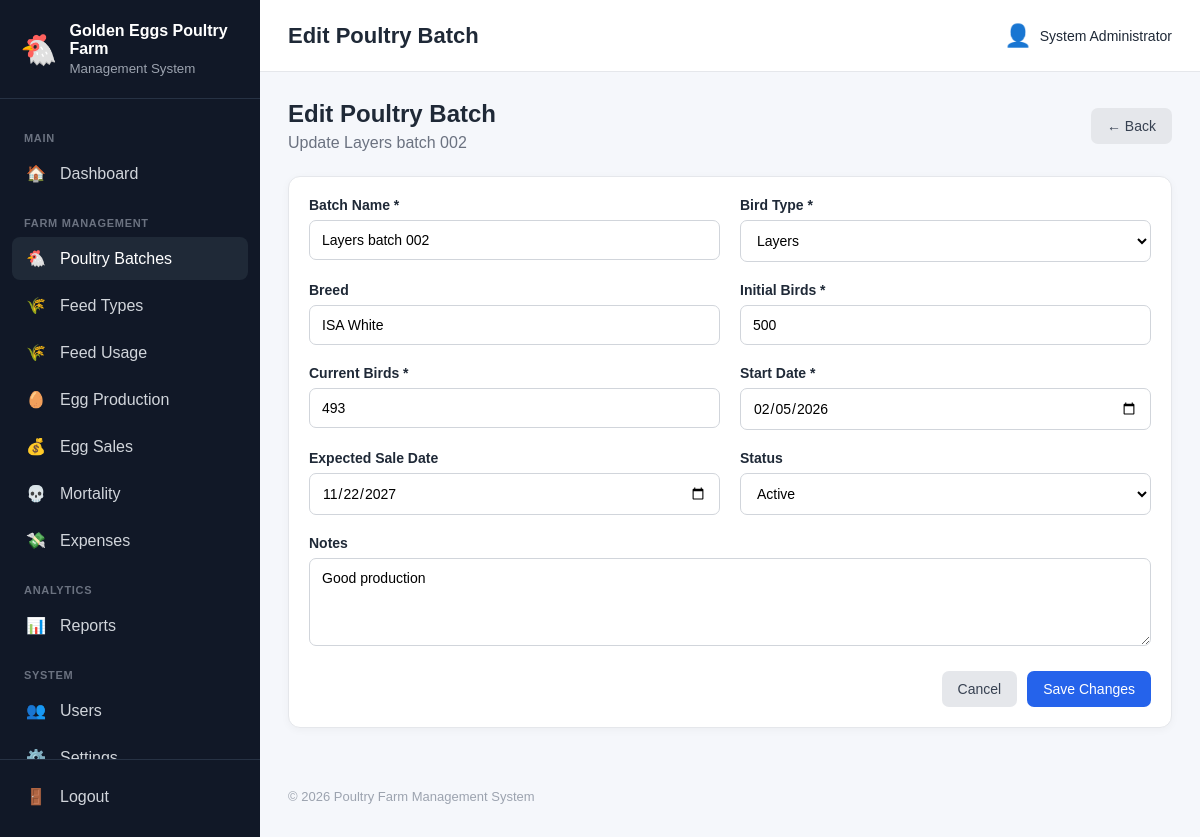
The app's page /batches/edit.php?id=4 (signed in) with its own data.
### tables this page shows
CREATE TABLE `farm_settings` (
  `id` int(10) unsigned NOT NULL AUTO_INCREMENT,
  `farm_name` varchar(150) NOT NULL,
  `farm_location` varchar(255) DEFAULT NULL,
  `phone` varchar(50) DEFAULT NULL,
  `email` varchar(150) DEFAULT NULL,
  `currency` varchar(10) DEFAULT 'GHS',
  `timezone` varchar(100) DEFAULT 'Africa/Accra',
  `created_at` timestamp NOT NULL DEFAULT current_timestamp(),
  `updated_at` timestamp NOT NULL DEFAULT current_timestamp() ON UPDATE current_timestamp(),
  PRIMARY KEY (`id`)
);

CREATE TABLE `poultry_batches` (
  `id` int(10) unsigned NOT NULL AUTO_INCREMENT,
  `batch_name` varchar(100) NOT NULL,
  `bird_type` varchar(100) NOT NULL,
  `breed` varchar(100) DEFAULT NULL,
  `initial_quantity` int(10) unsigned NOT NULL,
  `current_quantity` int(10) unsigned NOT NULL,
  `date_started` date NOT NULL,
  `expected_sale_date` date DEFAULT NULL,
  `status` enum('active','sold','completed') DEFAULT 'active',
  `notes` text DEFAULT NULL,
  `created_by` int(10) unsigned DEFAULT NULL,
  `created_at` timestamp NOT NULL DEFAULT current_timestamp(),
  `updated_at` timestamp NOT NULL DEFAULT current_timestamp() ON UPDATE current_timestamp(),
  PRIMARY KEY (`id`),
  KEY `idx_batch_status` (`status`),
  KEY `idx_batch_date` (`date_started`),
  KEY `fk_batch_user` (`created_by`),
  CONSTRAINT `fk_batch_user` FOREIGN KEY (`created_by`) REFERENCES `users` (`id`) ON DELETE SET NULL
);

### includes/functions.php (called while the page is built, shortened)
<?php
function e(?string $value): string
{
    return htmlspecialchars(
        $value ?? '',
        ENT_QUOTES,
        'UTF-8'
    );
}
function farmSettings(): array
{
    global $pdo;
    $settings = [
        'farm_name' =>
            defined('DEFAULT_FARM_NAME')
                ? DEFAULT_FARM_NAME
                : 'Poultry Farm',
        'farm_location' =>
            'Ghana',
        'phone' =>
            null,
        'email' =>
            null,
        'currency' =>
            defined('DEFAULT_CURRENCY')
                ? DEFAULT_CURRENCY
                : 'GHS',
        'timezone' =>
            defined('DEFAULT_TIMEZONE')
                ? DEFAULT_TIMEZONE
                : 'Africa/Accra'
    ];
    try {
        $stmt = $pdo->query("
            SELECT
                farm_name,
                farm_location,
                phone,
                email,
                currency,
                timezone
            FROM farm_settings
            ORDER BY id ASC
            LIMIT 1
        ");
        $databaseSettings =
            $stmt->fetch(PDO::FETCH_ASSOC);
        if ($databaseSettings) {
            $settings = array_merge(
                $settings,
                $databaseSettings
            );
        }
    } catch (Throwable $e) {
    }
    return $settings;
}
function farmName(): string
{
    return (string) (
        farmSettings()['farm_name']
        ?? 'Poultry Farm'
    );
}

### batches/edit.php (the view, shortened to what this page needs)
<?php
require_once __DIR__ . '/../config/database.php';
require_once __DIR__ . '/../includes/functions.php';
$id = filter_input(INPUT_GET, 'id', FILTER_VALIDATE_INT);
$stmt = $pdo->prepare("
    SELECT *
    FROM poultry_batches
    WHERE id = ?
    LIMIT 1
");
$stmt->execute([$id]);
$batch = $stmt->fetch();
require_once __DIR__ . '/../includes/header.php';
?>
<div class="page-header">
    <div>
        <h2>Edit Poultry Batch</h2>
        <p>
            Update <?= e($batch['batch_name']) ?>
        </p>
    </div>
    <a href="view.php?id=<?= (int) $id ?>" class="btn btn-secondary">
        ← Back
    </a>
</div>
<div class="dashboard-card">
    <form method="POST">
        <div class="form-grid">
            <div class="form-group">
                <label for="batch_name">
                    Batch Name *
                </label>
                <input
                    type="text"
                    id="batch_name"
                    name="batch_name"
                    value="<?= e($_POST['batch_name'] ?? $batch['batch_name']) ?>"
                    required
                >
            </div>
            <div class="form-group">
                <label for="bird_type">
                    Bird Type *
                </label>
                <select
                    id="bird_type"
                    name="bird_type"
                    required
                >
                    <?php
                    $birdTypes = [
                        'Layers',
                        'Broilers',
                        'Cockerels',
                        'Other'
                    ];
                    ?>
                    <?php foreach ($birdTypes as $type): ?>
                        <option
                            value="<?= e($type) ?>"
                            <?= ($_POST['bird_type'] ?? $batch['bird_type']) === $type ? 'selected' : '' ?>
                        >
                            <?= e($type) ?>
                        </option>
                    <?php endforeach; ?>
                </select>
            </div>
            <div class="form-group">
                <label for="breed">
                    Breed
                </label>
                <input
                    type="text"
                    id="breed"
                    name="breed"
                    value="<?= e($_POST['breed'] ?? $batch['breed']) ?>"
                >
            </div>
            <div class="form-group">
                <label for="initial_quantity">
                    Initial Birds *
                </label>
                <input
                    type="number"
                    id="initial_quantity"
                    name="initial_quantity"
                    min="1"
                    value="<?= e($_POST['initial_quantity'] ?? $batch['initial_quantity']) ?>"
                    required
                >
            </div>
            <div class="form-group">
                <label for="current_quantity">
                    Current Birds *
                </label>
                <input
                    type="number"
                    id="current_quantity"
                    name="current_quantity"
                    min="0"
                    value="<?= e($_POST['current_quantity'] ?? $batch['current_quantity']) ?>"
                    required
                >
            </div>
            <div class="form-group">
                <label for="date_started">
                    Start Date *
                </label>
                <input
                    type="date"
                    id="date_started"
                    name="date_started"
                    value="<?= e($_POST['date_started'] ?? $batch['date_started']) ?>"
                    required
                >
            </div>
            <div class="form-group">
                <label for="expected_sale_date">
                    Expected Sale Date
                </label>
                <input
                    type="date"
                    id="expected_sale_date"
                    name="expected_sale_date"
                    value="<?= e($_POST['expected_sale_date'] ?? $batch['expected_sale_date']) ?>"
                >
            </div>
            <div class="form-group">
                <label for="status">
                    Status
                </label>
                <select
                    id="status"
                    name="status"
                >
                    <?php
                    $statuses = [
                        'active',
                        'completed',
                        'sold'
                    ];
                    ?>
                    <?php foreach ($statuses as $statusOption): ?>
                        <option
                            value="<?= e($statusOption) ?>"
                            <?= ($_POST['status'] ?? $batch['status']) === $statusOption ? 'selected' : '' ?>
                        >
                            <?= e(ucfirst($statusOption)) ?>
                        </option>
                    <?php endforeach; ?>
                </select>
            </div>
            <div class="form-group form-group-full">
                <label for="notes">
                    Notes
                </label>
                <textarea
                    id="notes"
                    name="notes"
                    rows="4"
                ><?= e($_POST['notes'] ?? $batch['notes']) ?></textarea>
            </div>
        </div>
        <div class="form-actions">
            <a
                href="view.php?id=<?= (int) $id ?>"
                class="btn btn-secondary"
            >
                Cancel
            </a>
            <button
                type="submit"
                class="btn btn-primary"
            >
                Save Changes
            </button>
        </div>
    </form>
</div>
<?php require_once __DIR__ . '/../includes/footer.php'; ?>

### includes/sidebar.php (shortened to what this page needs)
<?php
$currentUri = $_SERVER['REQUEST_URI'] ?? '';
function sidebarActive(string $section): string
{
    global $currentUri;
    return str_contains(
        $currentUri,
        $section
    )
        ? 'active'
        : '';
}
?>
<aside class="sidebar" id="sidebar">
    <div class="sidebar-brand">
        <div class="brand-icon">
            🐔
        </div>
        <div>
            <strong>
                <?= e(farmName()) ?>
            </strong>
            <small>
                Management System
            </small>
        </div>
    </div>
    <nav class="sidebar-nav">
        <div class="nav-section">
            MAIN
        </div>
        <a
            href="../dashboard/index.php"
            class="<?= sidebarActive('/dashboard/') ?>"
        >
            <span>
                🏠
            </span>
            <span>
                Dashboard
            </span>
        </a>
        <div class="nav-section">
            FARM MANAGEMENT
        </div>
        <a
            href="../batches/index.php"
            class="<?= sidebarActive('/batches/') ?>"
        >
            <span>
                🐔
            </span>
            <span>
                Poultry Batches
            </span>
        </a>
        <a
            href="../feed_types/index.php"
            class="<?= sidebarActive('/feed_types/') ?>"
        >
            <span>
                🌾
            </span>
            <span>
                Feed Types
            </span>
        </a>
        <a
            href="../feed/index.php"
            class="<?= sidebarActive('/feed/') ?>"
        >
            <span>
                🌾
            </span>
            <span>
                Feed Usage
            </span>
        </a>
        <a
            href="../eggs/index.php"
            class="<?= sidebarActive('/eggs/') ?>"
        >
            <span>
                🥚
            </span>
            <span>
                Egg Production
            </span>
        </a>
        <a
            href="../sales/index.php"
            class="<?= sidebarActive('/sales/') ?>"
        >
            <span>
                💰
            </span>
            <span>
                Egg Sales
            </span>
        </a>
        <a
            href="../mortality/index.php"
            class="<?= sidebarActive('/mortality/') ?>"
        >
            <span>
                💀
            </span>
            <span>
                Mortality
            </span>
        </a>
        <a
            href="../expenses/index.php"
            class="<?= sidebarActive('/expenses/') ?>"
        >
            <span>
                💸
            </span>
            <span>
                Expenses
            </span>
        </a>
        <div class="nav-section">
            ANALYTICS
        </div>
        <a
            href="../reports/index.php"
            class="<?= sidebarActive('/reports/') ?>"
        >
            <span>
                📊
            </span>
            <span>
                Reports
            </span>
        </a>
        <div class="nav-section">
            SYSTEM
        </div>
        <a
            href="../users/index.php"
            class="<?= sidebarActive('/users/') ?>"
        >
            <span>
                👥
            </span>
            <span>
                Users
            </span>
        </a>
        <a
            href="../settings/index.php"
            class="<?= sidebarActive('/settings/') ?>"
        >
            <span>
                ⚙️
            </span>
            <span>
                Settings
            </span>
        </a>
    </nav>
    <div class="sidebar-footer">
        <a
            href="../auth/logout.php"
            class="logout-link"
        >
            <span>
                🚪
            </span>
            <span>
                Logout
            </span>
        </a>
    </div>
</aside>

### public/assets/css/app.css (style rules this page uses)
* { box-sizing: border-box; }
html, body { margin: 0; padding: 0; font-family: Arial, Helvetica, sans-serif; background: #f5f7fb; color: #1f2937; }
a { text-decoration: none; }
.sidebar { width: 260px; min-height: 100vh; background: #111827; color: white; position: fixed; left: 0; top: 0; bottom: 0; display: flex; flex-direction: column; z-index: 1000; }
.sidebar-brand { display: flex; align-items: center; gap: 12px; padding: 22px 20px; border-bottom: 1px solid #273244; }
.brand-icon { font-size: 30px; }
.sidebar-brand strong { display: block; font-size: 16px; }
.sidebar-brand small { display: block; color: #9ca3af; margin-top: 3px; }
.sidebar-nav { padding: 15px 12px; flex: 1; overflow-y: auto; }
.nav-section { font-size: 11px; font-weight: bold; color: #6b7280; padding: 18px 12px 8px; letter-spacing: 0.7px; }
.sidebar-nav a, .logout-link { display: flex; align-items: center; gap: 12px; color: #d1d5db; padding: 12px; margin-bottom: 4px; border-radius: 8px; transition: 0.2s; }
.sidebar-nav a:hover, .sidebar-nav a.active { background: #1f2937; color: white; }
.sidebar-nav a span:first-child, .logout-link span:first-child { width: 24px; text-align: center; }
.sidebar-footer { padding: 15px 12px; border-top: 1px solid #273244; }
.dashboard-card { background: white; border: 1px solid #e5e7eb; border-radius: 12px; padding: 20px; box-shadow: 0 2px 8px rgba(0, 0, 0, 0.04); }
.page-header { display: flex; align-items: center; justify-content: space-between; gap: 20px; margin-bottom: 24px; }
.page-header h2 { margin: 0 0 6px; }
.page-header p { margin: 0; color: #6b7280; }
.btn { display: inline-flex; align-items: center; justify-content: center; gap: 6px; border: 0; border-radius: 7px; padding: 10px 16px; font-size: 14px; cursor: pointer; transition: 0.2s; }
.btn-primary { background: #2563eb; color: white; }
.btn-secondary { background: #e5e7eb; color: #374151; }
.form-grid { display: grid; grid-template-columns: repeat(2, 1fr); gap: 20px; }
.form-group { display: flex; flex-direction: column; gap: 7px; }
.form-group-full { grid-column: 1 / -1; }
.form-group label { font-size: 14px; font-weight: 600; }
.form-group input, .form-group select, .form-group textarea { width: 100%; padding: 11px 12px; border: 1px solid #d1d5db; border-radius: 7px; font-family: inherit; font-size: 14px; background: white; }
.form-actions { display: flex; justify-content: flex-end; gap: 10px; margin-top: 25px; }

### records on screen
farm_settings: farm_name "Golden Eggs Poultry Farm"
poultry_batches: batch_name "Layers batch 002", breed "ISA White", initial_quantity "500", current_quantity "493", date_started "02/05/2026", expected_sale_date "11/22/2027", status "Active", notes "Good production"

### other values on screen
$pageTitle "Edit Poultry Batch"
$_SESSION['full_name'] "System Administrator"
form field bird_type "Layers"
